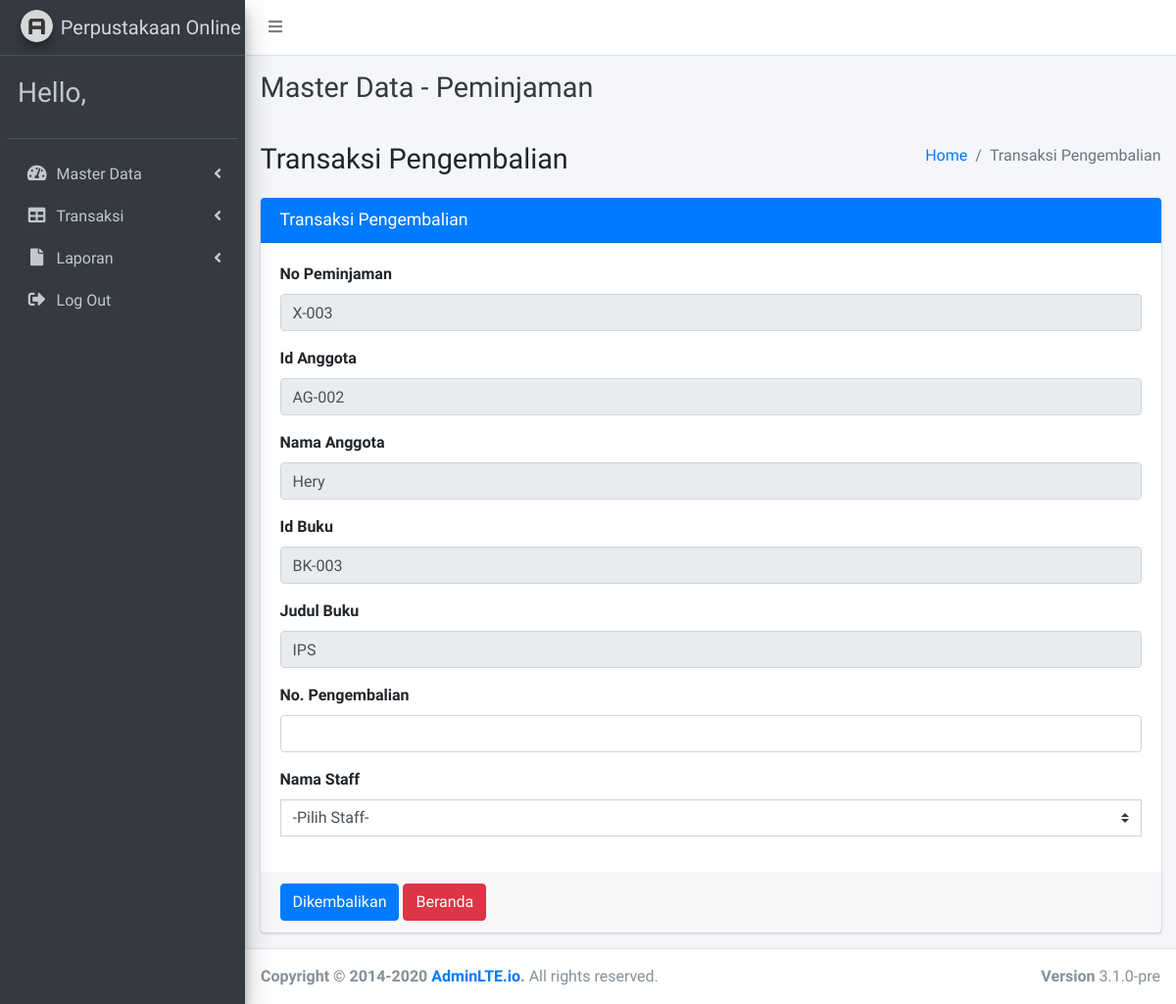
The page /proses-tambah-trx-pengembalian.php?id=X-003 on the database its author committed.
### tables this page shows
CREATE TABLE `peminjaman` (
  `no_peminjaman` varchar(10) NOT NULL,
  `id_anggota` varchar(10) DEFAULT NULL,
  `id_buku` varchar(10) DEFAULT NULL,
  `id_staff` varchar(10) DEFAULT NULL,
  `status_pengembalian` int(11) DEFAULT '0' COMMENT '0= Belum Dikembalikan, 1 = Sudah dikembalikan'
);

CREATE TABLE `anggota` (
  `id_anggota` varchar(10) NOT NULL,
  `nama_anggota` text NOT NULL,
  `email_anggota` text NOT NULL
);

CREATE TABLE `buku` (
  `id_buku` varchar(11) NOT NULL,
  `judul_buku` text NOT NULL,
  `pengarang_buku` text NOT NULL,
  `status_buku` text NOT NULL
);

### proses-tambah-trx-pengembalian.php (the view, shortened to what this page needs)
<!DOCTYPE html>
<html lang="en">
<head>
  <link rel="stylesheet" href="plugins/fontawesome-free/css/all.min.css">
  <link rel="stylesheet" href="https://code.ionicframework.com/ionicons/2.0.1/css/ionicons.min.css">
  <link rel="stylesheet" href="plugins/tempusdominus-bootstrap-4/css/tempusdominus-bootstrap-4.min.css">
  <link rel="stylesheet" href="plugins/icheck-bootstrap/icheck-bootstrap.min.css">
  <link rel="stylesheet" href="plugins/jqvmap/jqvmap.min.css">
  <link rel="stylesheet" href="dist/css/adminlte.min.css">
  <link rel="stylesheet" href="plugins/overlayScrollbars/css/OverlayScrollbars.min.css">
  <link rel="stylesheet" href="plugins/daterangepicker/daterangepicker.css">
  <link rel="stylesheet" href="plugins/summernote/summernote-bs4.min.css">
</head>
<body class="hold-transition sidebar-mini layout-fixed">
	<?php include "header.php";?>
	  <?php include 'menu.php';?>
    </div>
  </aside>
	<div class="content-wrapper">
    <div class="content-header">
      <div class="container-fluid">
        <div class="row mb-2">
          <div class="col-sm-6">
            <h1 class="m-0 text-dark">Master Data - Peminjaman</h1>
          </div>
           <div class="col-sm-6">
          </div>
        </div>
      </div>
    </div>
      <div class="content-header">
                <div class="container-fluid">
                    <div class="row mb-2">
                        <div class="col-sm-6">
                            <h1 class="m-0">Transaksi Pengembalian</h1>
                        </div>
                        <div class="col-sm-6">
                            <ol class="breadcrumb float-sm-right">
                                <li class="breadcrumb-item"><a href="./index.php">Home</a></li>
                                <li class="breadcrumb-item active">Transaksi Pengembalian</li>
                            </ol>
                        </div>
                    </div>
                </div>
            </div>
            <section class="content">
                <div class="container-fluid">
                    <div class="row">
                        <div class="col-md-12">
                            <div class="card card-primary">
                                <div class="card-header">
                                    <h3 class="card-title">Transaksi Pengembalian</h3>
                                </div>
                                <?php
                                $id = $_GET['id'];
                                $query = mysqli_query($koneksi, "SELECT * FROM PEMINJAMAN
                                     JOIN anggota
                                     ON peminjaman.id_anggota = anggota.id_anggota
                                     JOIN buku
                                     ON peminjaman.id_buku = buku.id_buku
                                     WHERE no_peminjaman = '$id'");
                                $data = mysqli_fetch_array($query);
                                ?>
                                <form action="input-pengembalian.php" method="POST">
                                    <div class="card-body">
                                        <div class="form-group">
                                            <label for="exampleInputEmail1">No Peminjaman</label>
                                            <input type="text" name="no_peminjaman" class="form-control" value="<?php echo $data['no_peminjaman']; ?>" readonly>
                                        </div>
                                        <div class="form-group">
                                            <label for="exampleSelectRounded0">Id Anggota</label>
                                            <input type="text" name="id_anggota" class="form-control" value="<?php echo $data['id_anggota']; ?>" readonly>
                                        </div>
                                        <div class="form-group">
                                            <label for="exampleInputEmail1">Nama Anggota</label>
                                            <input type="text" name="nama_anggota" class="form-control" value="<?php echo $data['nama_anggota']; ?>" readonly>
                                        </div>
                                        <div class="form-group">
                                            <label for="exampleSelectRounded0">Id Buku</label>
                                            <input type="text" name="id_buku" class="form-control" value="<?php echo $data['id_buku']; ?>" readonly>
                                        </div>
                                        <div class="form-group">
                                            <label for="exampleInputEmail1">Judul Buku</label>
                                            <input type="text" name="judul_buku" class="form-control" value="<?php echo $data['judul_buku']; ?>" readonly>
                                        </div>
                                        <div class="form-group">
                                            <label for="exampleInputEmail1">No. Pengembalian</label>
                                            <input type="text" name="no_pengembalian" class="form-control" maxlength="20" required>
                                        </div>
                                        <div class="form-group">
                                            <label for="exampleSelectRounded0">Nama Staff</label>
                                            <select class="custom-select rounded-0" id="staff" name="staff">
                                                <option>-Pilih Staff-</option>
                                            </select>
                                        </div>
                                    </div>
                                    <div class="card-footer">
                                        <button type="submit" name="tambah" class="btn btn-primary">Dikembalikan</button>
                                        <a href="./index.php" class="btn btn-danger">Beranda</a>
                                    </div>
                                </form>
                            </div>
                        </div>
                    </div>
                </div>
            </section>
        </div>
            </div>
  <footer class="main-footer">
    <strong>Copyright &copy; 2014-2020 <a href="https://adminlte.io">AdminLTE.io</a>.</strong>
    All rights reserved.
    <div class="float-right d-none d-sm-inline-block">
      <b>Version</b> 3.1.0-pre
    </div>
  </footer>
</body>
</html>

### rows shown on the page
peminjaman: no_peminjaman "X-003", id_anggota "AG-002", nama_anggota "Hery", id_buku "BK-003", judul_buku "IPS"
